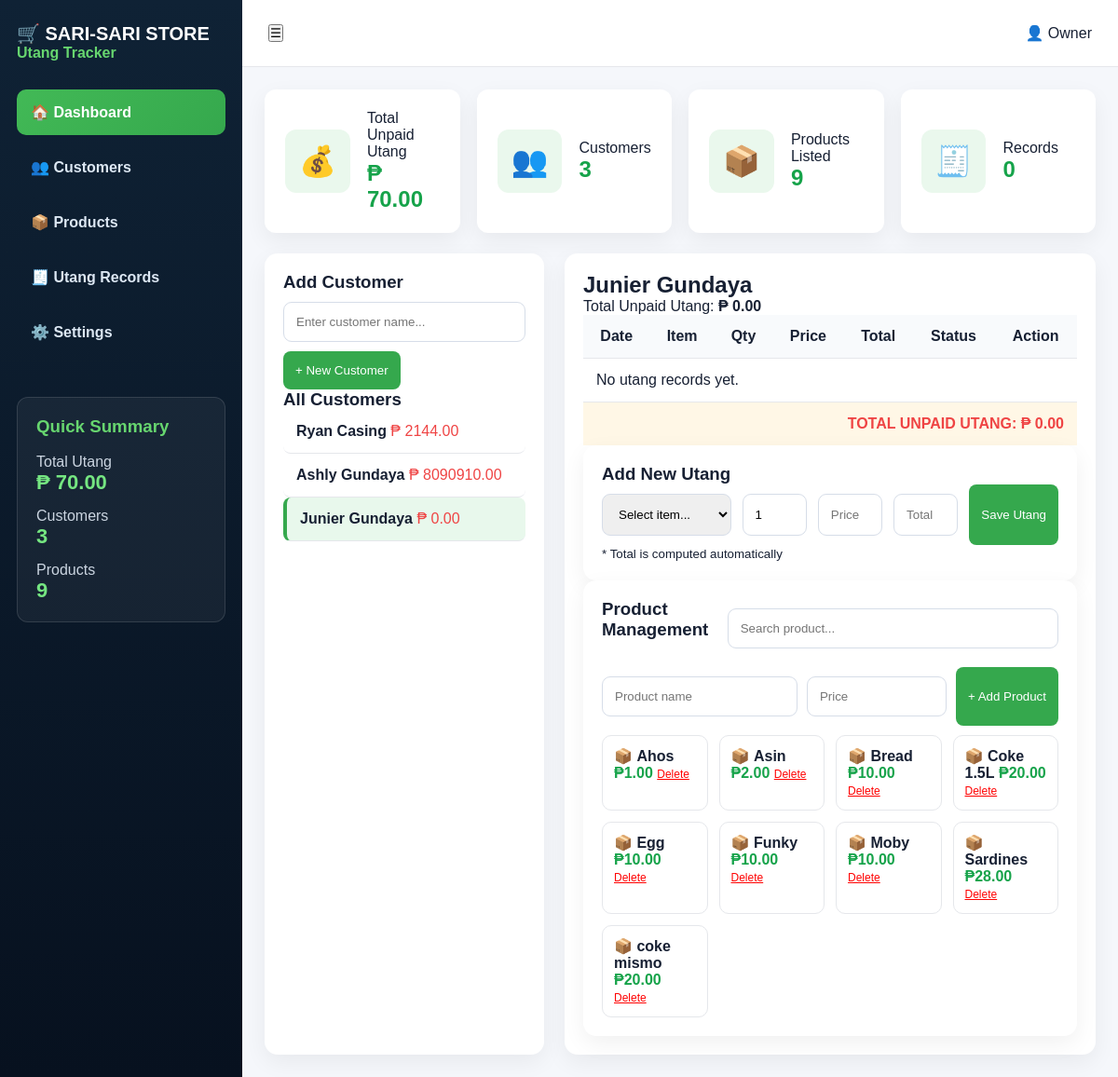
Screenshot of /customer/1 with the database file from the repository.
### tables this page shows
CREATE TABLE customers (
        id INTEGER PRIMARY KEY AUTOINCREMENT,
        name TEXT NOT NULL
    );

CREATE TABLE products (
        id INTEGER PRIMARY KEY AUTOINCREMENT,
        name TEXT NOT NULL,
        price REAL NOT NULL
    );

### app.py (the view)
@app.route("/customer/<int:id>")
@app.route("/customer/<int:id>")
def customer(id):
    conn = get_db()
    cursor = conn.cursor()
    customers = get_customers(cursor)
    cursor.execute("SELECT * FROM products ORDER BY name")
    products = cursor.fetchall()
    cursor.execute("SELECT * FROM customers WHERE id=?", (id,))
    selected_customer = cursor.fetchone()
    cursor.execute("SELECT * FROM utang WHERE customer_id=? ORDER BY id DESC", (id,))
    utang_list = cursor.fetchall()
    cursor.execute("""
        SELECT COALESCE(SUM(total), 0)
        FROM utang
        WHERE customer_id=? AND status='UNPAID'
    """, (id,))
    selected_total = cursor.fetchone()[0]
    cursor.execute("""
        SELECT COALESCE(SUM(total), 0)
        FROM utang
        WHERE status='UNPAID'
    """)
    total_utang = cursor.fetchone()[0]
    conn.close()
    return render_template(
        "index.html",
        customers=customers,
        products=products,
        total_utang=total_utang,
        selected_customer=selected_customer,
        utang_list=utang_list,
        selected_total=selected_total
    )

### app.py (called while the page is built)
def get_db():
    return sqlite3.connect("database.db")

def get_customers(cursor):
    cursor.execute("""
    SELECT customers.id, customers.name, COALESCE(SUM(utang.total), 0)
    FROM customers
    LEFT JOIN utang ON customers.id = utang.customer_id
    GROUP BY customers.id
    ORDER BY customers.id DESC
    """)
    return cursor.fetchall()

### templates/index.html (shortened to what this page needs)
<!DOCTYPE html>
<html lang="en">
<head>
  <link rel="stylesheet" href="{{ url_for('static', filename='style.css') }}">
</head>
<body>
<div class="app">
  <aside class="sidebar">
    <h2>🛒 SARI-SARI STORE</h2>
    <p>Utang Tracker</p>
    <nav>
      <a class="active">🏠 Dashboard</a>
      <a>👥 Customers</a>
      <a>📦 Products</a>
      <a>🧾 Utang Records</a>
      <a>⚙️ Settings</a>
    </nav>
    <div class="summary">
      <h3>Quick Summary</h3>
      <p>Total Utang</p>
      <strong>₱ {{ "%.2f"|format(total_utang) }}</strong>
      <p>Customers</p>
      <strong>{{ customers|length }}</strong>
      <p>Products</p>
      <strong>{{ products|length }}</strong>
    </div>
  </aside>
  <main class="main">
    <header class="topbar">
      <button>☰</button>
      <div>👤 Owner</div>
    </header>
    <section class="cards">
      <div class="stat">
        <span>💰</span>
        <div>
          <p>Total Unpaid Utang</p>
          <h2>₱ {{ "%.2f"|format(total_utang) }}</h2>
        </div>
      </div>
      <div class="stat">
        <span>👥</span>
        <div>
          <p>Customers</p>
          <h2>{{ customers|length }}</h2>
        </div>
      </div>
      <div class="stat">
        <span>📦</span>
        <div>
          <p>Products Listed</p>
          <h2>{{ products|length }}</h2>
        </div>
      </div>
      <div class="stat">
        <span>🧾</span>
        <div>
          <p>Records</p>
          <h2>{{ utang_list|length }}</h2>
        </div>
      </div>
    </section>
    <section class="content-grid">
      <div class="customer-panel">
        <h3>Add Customer</h3>
        <form action="/add-customer" method="POST">
          <input type="text" name="name" placeholder="Enter customer name..." required>
          <button class="green-btn" type="submit">+ New Customer</button>
        </form>
        <h3>All Customers</h3>
        {% if customers %}
          {% for customer in customers %}
            <a href="/customer/{{ customer[0] }}"
               class="customer {% if selected_customer and selected_customer[0] == customer[0] %}active-customer{% endif %}">
              <strong>{{ customer[1] }}</strong>
              <span>₱ {{ "%.2f"|format(customer[2]) }}</span>
            </a>
          {% endfor %}
        {% else %}
          <p class="empty">No customers yet.</p>
        {% endif %}
      </div>
      <div class="details">
        {% if selected_customer %}
          <div class="details-head">
            <div>
              <h2>{{ selected_customer[1] }}</h2>
              <p>Total Unpaid Utang: <b>₱ {{ "%.2f"|format(selected_total) }}</b></p>
            </div>
          </div>
          <table>
            <thead>
              <tr>
                <th>Date</th>
                <th>Item</th>
                <th>Qty</th>
                <th>Price</th>
                <th>Total</th>
                <th>Status</th>
                <th>Action</th>
              </tr>
            </thead>
            <tbody>
              {% if utang_list %}
                {% for u in utang_list %}
                  <tr>
                    <td>-</td>
                    <td>{{ u[2] }}</td>
                    <td>{{ u[3] }}</td>
                    <td>₱{{ "%.2f"|format(u[4]) }}</td>
                    <td>₱{{ "%.2f"|format(u[5]) }}</td>
                    <td>
                      <span class="badge {% if u[6] == 'PAID' %}paid{% else %}unpaid{% endif %}">
                        {{ u[6] }}
                      </span>
                    </td>
                                            <td>
                        {% if u[6] == 'UNPAID' %}
                            <a href="/mark-paid/{{ u[0] }}/{{ selected_customer[0] }}"
                            onclick="return confirm('Mark this item as paid?')">
                            ✅
                            </a>
                        {% else %}
                            <span class="paid-text">Paid</span>
                        {% endif %}
                        <a href="/edit-utang/{{ u[0] }}/{{ selected_customer[0] }}">✏️</a>
                        <a href="/delete-utang/{{ u[0] }}/{{ selected_customer[0] }}"
                            onclick="return confirm('Delete this utang record?')">
                            🗑️
                        </a>
                        </td>
                                        </tr>
                {% endfor %}
              {% else %}
                <tr>
                  <td colspan="7">No utang records yet.</td>
                </tr>
              {% endif %}
            </tbody>
          </table>
          <div class="total-row">
            TOTAL UNPAID UTANG: <strong>₱ {{ "%.2f"|format(selected_total) }}</strong>
          </div>
          <div class="form-card">
            <h3>Add New Utang</h3>
            <form action="/add-utang" method="POST">
              <div class="form-grid">
                <select name="item_name" id="itemSelect" required>
                  <option value="">Select item...</option>
                </select>
                <input type="number" name="quantity" id="quantityInput" value="1" min="1" required>
                <input type="text" name="price" id="priceInput" placeholder="Price" readonly required>
                <input type="text" name="total" id="totalInput" placeholder="Total" readonly required>
                <button class="green-btn" type="submit">Save Utang</button>
              </div>
            </form>
            <small>* Total is computed automatically</small>
          </div>
        {% else %}
          <div class="empty-state">
            <h2>Select a customer</h2>
            <p>Click a customer from the list to view and add utang records.</p>
          </div>
        {% endif %}
        <div class="products">
          <div class="products-head">
            <h3>Product Management</h3>
            <input type="text" placeholder="Search product...">
          </div>
          <form action="/add-product" method="POST" class="product-form">
            <input type="text" name="name" placeholder="Product name" required>
            <input type="number" name="price" placeholder="Price" step="0.01" required>
            <button class="green-btn" type="submit">+ Add Product</button>
          </form>
          <div class="product-list">
            {% for product in products %}
              <div class="product">
                📦 <b>{{ product[1] }}</b>
                <span>₱{{ "%.2f"|format(product[2]) }}</span>
                <a href="/delete-product/{{ product[0] }}"
                   onclick="return confirm('Delete this product?')"
                   class="delete-product">
                  Delete
                </a>
              </div>
            {% endfor %}
          </div>
        </div>
      </div>
    </section>
  </main>
</div>
</body>
</html>

### static/style.css (style rules this page uses)
* { margin: 0; padding: 0; box-sizing: border-box; font-family: Arial, sans-serif; }
body { background: #f5f7fb; color: #172033; }
.app { display: grid; grid-template-columns: 260px 1fr; min-height: 100vh; }
.sidebar { background: linear-gradient(180deg, #0f2235, #07111f); color: white; padding: 24px 18px; }
.sidebar h2 { font-size: 20px; }
.sidebar > p { color: #67d66f; margin-bottom: 30px; font-weight: bold; }
.sidebar nav { display: grid; gap: 10px; }
.sidebar nav a { padding: 15px; border-radius: 10px; color: #dce7f3; font-weight: bold; }
.sidebar nav a.active, .sidebar nav a:hover { background: linear-gradient(135deg, #42b956, #35a84d); color: white; }
.summary { margin-top: 45px; padding: 20px; border: 1px solid rgba(255,255,255,0.12); border-radius: 12px; background: rgba(255,255,255,0.05); }
.summary h3 { color: #67d66f; margin-bottom: 18px; }
.summary p { color: #cbd5e1; margin-top: 14px; }
.summary strong { color: #75e681; font-size: 22px; }
.main { padding: 0 24px 24px; }
.topbar { height: 72px; background: white; margin: 0 -24px 24px; padding: 0 28px; display: flex; align-items: center; justify-content: space-between; border-bottom: 1px solid #e5e7eb; }
.cards { display: grid; grid-template-columns: repeat(4, 1fr); gap: 18px; margin-bottom: 22px; }
.stat { background: white; padding: 22px; border-radius: 12px; display: flex; gap: 18px; align-items: center; box-shadow: 0 8px 25px rgba(0,0,0,0.06); }
.stat span { font-size: 32px; background: #eaf8ed; padding: 15px; border-radius: 12px; }
.stat h2 { color: #16a34a; }
.content-grid { display: grid; grid-template-columns: 300px 1fr; gap: 22px; }
.customer-panel, .details, .form-card, .products { background: white; border-radius: 14px; padding: 20px; box-shadow: 0 8px 25px rgba(0,0,0,0.06); }
input, select { width: 100%; padding: 13px; border: 1px solid #d6dde8; border-radius: 9px; margin: 10px 0; }
.green-btn { background: #35a84d; color: white; border: none; padding: 13px; border-radius: 8px; cursor: pointer; }
.customer { display: block; text-decoration: none; color: inherit; padding: 14px; border-bottom: 1px solid #e5e7eb; border-radius: 8px; }
.customer span { color: #ef4444; }
.active-customer { background: #e8f8ec; border-left: 4px solid #35a84d; }
table { width: 100%; border-collapse: collapse; }
th, td { padding: 14px; border-bottom: 1px solid #e5e7eb; }
th { background: #f8fafc; }
.total-row { background: #fff7e6; padding: 14px; text-align: right; color: #ef4444; font-weight: bold; }
.form-grid { display: grid; grid-template-columns: 2fr 1fr 1fr 1fr auto; gap: 12px; }
.products-head { display: flex; justify-content: space-between; }
.product-list { display: grid; grid-template-columns: repeat(4, 1fr); gap: 12px; }
.product { border: 1px solid #e5e7eb; padding: 12px; border-radius: 10px; }
.product span { color: #16a34a; font-weight: bold; }
.product-form { display: grid; grid-template-columns: 1fr 150px auto; gap: 10px; margin: 10px 0; }
.delete-product { color: red; font-size: 12px; }

### rows the page displays
customers: name "Ryan Casing", customer "2144.00"
customers: name "Ashly Gundaya", customer "8090910.00"
customers: name "Junier Gundaya", customer "0.00"
products: name "Ahos", price "1.00"
products: name "Asin", price "2.00"
products: name "Bread", price "10.00"
products: name "Coke 1.5L", price "20.00"
products: name "Egg", price "10.00"
products: name "Funky", price "10.00"
products: name "Moby", price "10.00"
products: name "Sardines", price "28.00"
products: name "coke mismo", price "20.00"

### other values shown
{{ "%.2f"|format(total_utang) }} "70.00"
{{ customers|length }} "3"
{{ products|length }} "9"
{{ utang_list|length }} "0"
{{ "%.2f"|format(selected_total) }} "0.00"
